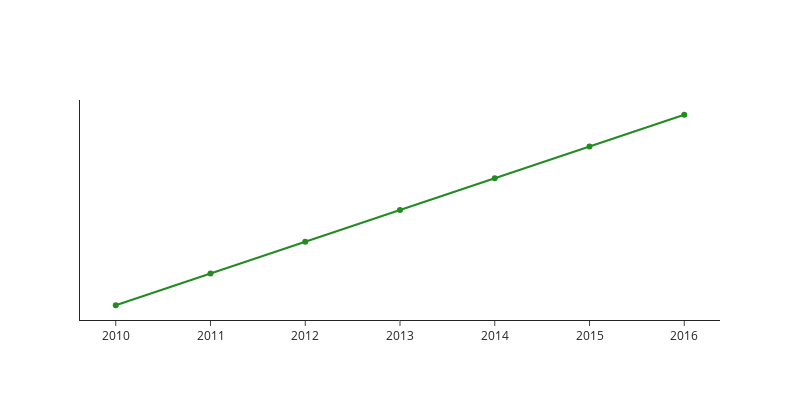

Source (notebook cell):
### Markdown cell above
#### Housing Units by Year

### Code cell
# Aggregates the data by year to display annual averages
data_by_year = sfo_data_df.groupby("year").mean()
data_by_year = data_by_year .round(0)

total_units_plot = go.Figure(go.Scatter(x=data_by_year.index, 
                                  y=data_by_year["Housing Units"], 
                                  name= "Number of Housing Units",
                                  line_color='forestgreen'))

total_units_plot.update_layout(template="simple_white")
total_units_plot.update_layout(width=800, height=400)
total_units_plot.update_layout(yaxis = dict(tickmode = 'array', tickvals = [200000, 400000, 600000]))

### Figure 1 — Plotly figure (JSON) as saved in the notebook; plotly's stock layout.template omitted (floating-point values rounded to 4 significant figures)
{"data": [{"line": {"color": "forestgreen"}, "name": "Number of Housing Units", "type": "scatter", "x": [2010, 2011, 2012, 2013, 2014, 2015, 2016], "y": [372560, 374507, 376454, 378401, 380348, 382295, 384242]}], "layout": {"height": 400, "width": 800, "yaxis": {"tickmode": "array", "tickvals": [200000, 400000, 600000]}}}
